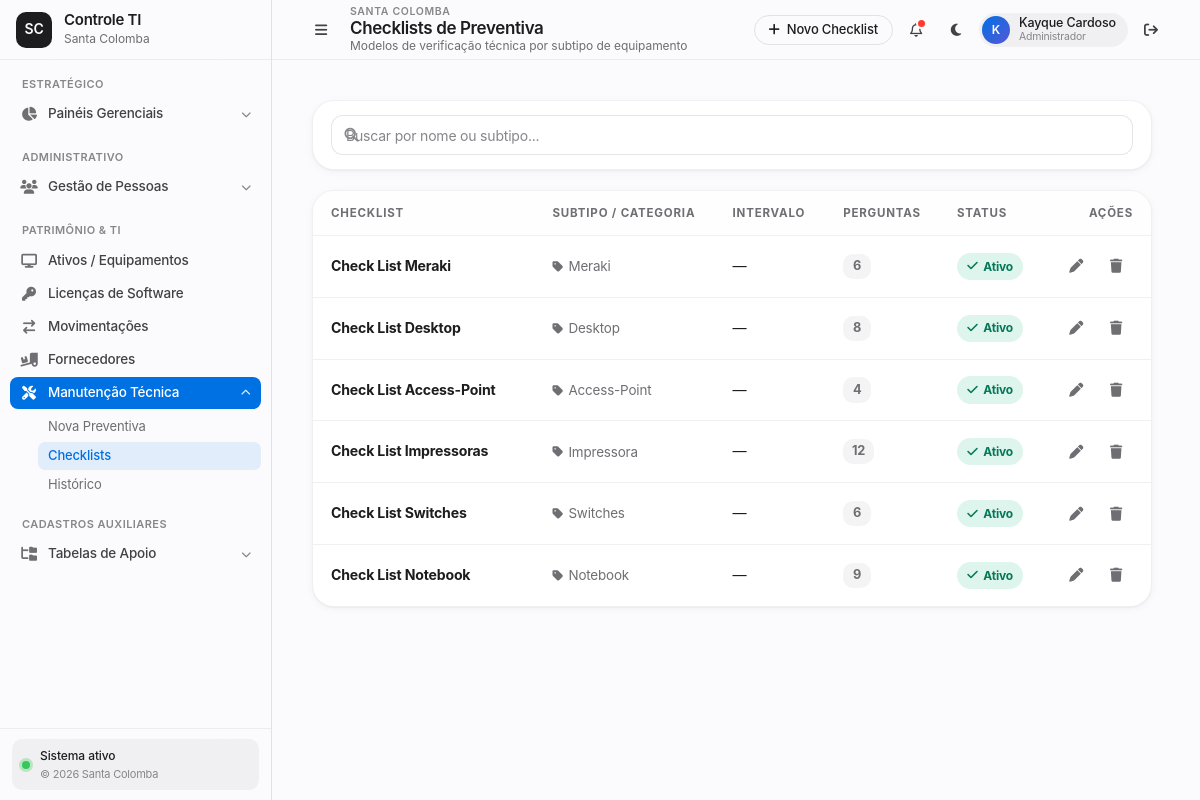
The app's page /preventiva/checklists/ (signed in) with its own data.
### ProjetoEstoque/models.py (models this page shows, shortened)
class AuditModel(models.Model):
    criado_por = models.ForeignKey(User, related_name="%(class)s_criador", on_delete=models.SET_NULL, null=True, blank=True)
    atualizado_por = models.ForeignKey(User, related_name="%(class)s_atualizador", on_delete=models.SET_NULL, null=True, blank=True)
    created_at = models.DateTimeField(auto_now_add=True)
    updated_at = models.DateTimeField(auto_now=True)
    class Meta:
        abstract = True

class CheckListModelo(AuditModel):
    nome = models.CharField(max_length=120)
    ativo = models.CharField(max_length=3, choices=SimNaoChoices.choices, default=SimNaoChoices.SIM)
    subtipo = models.ForeignKey(Subtipo, on_delete=models.SET_NULL, null=True, blank=True,
                                help_text="Opcional: restringe este checklist a um subtipo de item.")
    intervalo_dias = models.PositiveIntegerField(default=0, help_text="Periodicidade padrão (dias). 0 = sem programação.")
    class Meta:
        ordering = ["nome"]
        verbose_name = "Modelo de Checklist"
        verbose_name_plural = "Modelos de Checklist"

class Subtipo(AuditModel):
    nome = models.CharField(max_length=100)
    alocado = models.CharField(max_length=3, choices=SimNaoChoices.choices)
    categoria = models.ForeignKey(Categoria, on_delete=models.CASCADE)

### ProjetoEstoque/views/preventivas.py (the view)
# urls.py: path("preventiva/checklists/", views.checklist_list, name="checklist_list"),
@login_required
def checklist_list(request):
    q = (request.GET.get("q") or "").strip()
    qs = (
        CheckListModelo.objects
        .select_related("subtipo", "subtipo__categoria")
        .annotate(perguntas_count=Count("perguntas"))
        .order_by("-created_at", "nome")
    )
    if q:
        qs = qs.filter(
            Q(nome__icontains=q)
            | Q(subtipo__nome__icontains=q)
            | Q(subtipo__categoria__nome__icontains=q)
        )
    paginator = Paginator(qs, 12)
    page_obj = paginator.get_page(request.GET.get("page"))
    context = {
        "page_obj": page_obj,
        "q": q,
        "total": qs.count(),
    }
    return render(request, "front/preventivas/checklist_list.html", context)

### ProjetoEstoque/templates/front/preventivas/checklist_list.html (shortened to what this page needs)
{% extends 'base.html' %}
{% block page_title %}Checklists de Preventiva{% endblock %}
{% block page_subtitle %}Modelos de verificação técnica por subtipo de equipamento{% endblock %}
{% block header_actions %}
  <a href="{% url 'checklist_create' %}" class="btn btn-sm btn-primary">
    <i class="fa fa-plus" aria-hidden="true"></i> Novo Checklist
  </a>
{% endblock %}
{% block content %}
<div class="cl-list-page">
  <div class="cl-toolbar">
    <form id="searchForm" method="get" class="cl-search-wrap" autocomplete="off">
      <input id="q-input" type="text" name="q" class="cl-search-input"
             placeholder="Buscar por nome ou subtipo..." value="{{ q|default:'' }}">
    </form>
  </div>
  <div class="cl-table-card">
    <div class="cl-table-wrap">
      <table class="cl-table">
        <thead>
          <tr>
            <th style="width:35%">Checklist</th>
            <th style="width:22%">Subtipo / Categoria</th>
            <th style="width:14%">Intervalo</th>
            <th style="width:10%">Perguntas</th>
            <th style="width:10%">Status</th>
            <th style="width:9%;text-align:right">Ações</th>
          </tr>
        </thead>
        <tbody>
          {% for c in page_obj %}
            <tr>
              <td>
                <strong>{{ c.nome }}</strong>
              </td>
              <td>
                {% if c.subtipo %}
                  <span class="cl-subtipo">
                    <i class="fa fa-tag" aria-hidden="true" style="font-size:.75rem;"></i>
                    {{ c.subtipo.nome }}
                  </span>
                {% else %}
                  <span style="color:var(--separator-strong,rgba(0,0,0,.18))">—</span>
                {% endif %}
              </td>
              <td>{{ c.intervalo_dias|default:"—" }}{% if c.intervalo_dias %} dias{% endif %}</td>
              <td><span class="cl-count-pill">{{ c.perguntas_count }}</span></td>
              <td>
                {% if c.ativo %}
                  <span class="cl-badge cl-badge-active"><i class="fa fa-check" aria-hidden="true"></i> Ativo</span>
                {% else %}
                  <span class="cl-badge cl-badge-inactive">Inativo</span>
                {% endif %}
              </td>
              <td>
                <div class="cl-action-group">
                  <a href="{% url 'checklist_form' c.pk %}" class="cl-icon-btn" title="Editar" aria-label="Editar {{ c.nome }}">
                    <i class="fa fa-pen" aria-hidden="true"></i>
                  </a>
                  <button type="button" class="cl-icon-btn danger" title="Excluir"
                          aria-label="Excluir {{ c.nome }}"
                          onclick="clOpenDeleteModal('{{ c.pk }}', '{{ c.nome|escapejs }}')">
                    <i class="fa fa-trash" aria-hidden="true"></i>
                  </button>
                </div>
              </td>
            </tr>
          {% endfor %}
        </tbody>
      </table>
    </div>
  </div>
</div>
{% endblock %}

### ProjetoEstoque/templates/base.html (shortened to what this page needs)
{% load static %}
<!DOCTYPE html>
<html lang="pt-br">
<head>
  <link rel="stylesheet" href="https://cdnjs.cloudflare.com/ajax/libs/font-awesome/6.5.2/css/all.min.css">
</head>
<body class="theme-light">
  <div class="app-shell" id="appShell">
    <aside class="sidebar" id="sidebar" aria-label="Menu lateral principal">
      <div class="sidebar-brand">
        <a href="{% url 'dashboard' %}" class="brand-mark" aria-label="Ir para o dashboard">
          <span class="brand-fallback" style="display: none;">SC</span>
        </a>
        <div class="brand-copy">
          <span class="brand-title">Controle TI</span>
          <span class="brand-subtitle">Santa Colomba</span>
        </div>
      </div>
      <nav class="sidebar-nav" aria-label="Navegação do sistema">
        <section class="nav-section" aria-labelledby="nav-estrategico">
          <div class="nav-label" id="nav-estrategico">Estratégico</div>
          <div class="nav-group">
            <button
              type="button"
              class="nav-button "
              data-submenu-target="sub-dash"
              aria-expanded="false"
              aria-controls="sub-dash"
              title="Painéis gerenciais">
              <i class="fa-solid fa-chart-pie nav-icon" aria-hidden="true"></i>
              <span class="nav-text">Painéis Gerenciais</span>
              <i class="fa-solid fa-chevron-down nav-arrow" aria-hidden="true"></i>
            </button>
            <div class="submenu" id="sub-dash">
              <div class="submenu-inner">
                <a href="{% url 'alertas_dashboard' %}" class="sub-link {% if request.resolver_match.url_name == 'alertas_dashboard' %}is-active{% endif %}">Alertas</a>
              </div>
            </div>
          </div>
        </section>
        <section class="nav-section" aria-labelledby="nav-administrativo">
          <div class="nav-label" id="nav-administrativo">Administrativo</div>
          <div class="nav-group">
            <button
              type="button"
              class="nav-button {% if 'usuario' in request.resolver_match.url_name or 'centrocusto' in request.resolver_match.url_name %}is-active{% endif %}"
              data-submenu-target="sub-pessoas"
              aria-expanded="false"
              aria-controls="sub-pessoas"
              title="Gestão de pessoas">
              <i class="fa-solid fa-users nav-icon" aria-hidden="true"></i>
              <span class="nav-text">Gestão de Pessoas</span>
              <i class="fa-solid fa-chevron-down nav-arrow" aria-hidden="true"></i>
            </button>
            <div class="submenu" id="sub-pessoas">
              <div class="submenu-inner">
                <a href="{% url 'usuario_list' %}" class="sub-link {% if 'usuario' in request.resolver_match.url_name and 'hierarquia' not in request.resolver_match.url_name %}is-active{% endif %}">Colaboradores</a>
              </div>
            </div>
          </div>
        </section>
        <section class="nav-section" aria-labelledby="nav-patrimonio">
          <div class="nav-label" id="nav-patrimonio">Patrimônio & TI</div>
          <a href="{% url 'equipamentos_list' %}" class="nav-item {% if 'equipamento' in request.resolver_match.url_name %}is-active{% endif %}" title="Ativos e equipamentos">
            <i class="fa-solid fa-display nav-icon" aria-hidden="true"></i>
            <span class="nav-text">Ativos / Equipamentos</span>
          </a>
          <a href="{% url 'licenca_list' %}" class="nav-item {% if 'licenca_' in request.resolver_match.url_name and 'dashboard' not in request.resolver_match.url_name %}is-active{% endif %}" title="Licenças de software">
            <i class="fa-solid fa-key nav-icon" aria-hidden="true"></i>
            <span class="nav-text">Licenças de Software</span>
          </a>
          <a href="{% url 'movimentacao_list' %}" class="nav-item {% if 'movimentacao' in request.resolver_match.url_name %}is-active{% endif %}" title="Movimentações">
            <i class="fa-solid fa-arrow-right-arrow-left nav-icon" aria-hidden="true"></i>
            <span class="nav-text">Movimentações</span>
          </a>
          <a href="{% url 'fornecedor_list' %}" class="nav-item {% if 'fornecedor' in request.resolver_match.url_name %}is-active{% endif %}" title="Fornecedores">
            <i class="fa-solid fa-truck-ramp-box nav-icon" aria-hidden="true"></i>
            <span class="nav-text">Fornecedores</span>
          </a>
          <div class="nav-group">
            <button
              type="button"
              class="nav-button {% if 'preventiva' in request.resolver_match.url_name and 'dashboard' not in request.resolver_match.url_name or request.resolver_match.url_name == 'checklist_list' %}is-active{% endif %}"
              data-submenu-target="sub-manutencao"
              aria-expanded="false"
              aria-controls="sub-manutencao"
              title="Manutenção técnica">
              <i class="fa-solid fa-screwdriver-wrench nav-icon" aria-hidden="true"></i>
              <span class="nav-text">Manutenção Técnica</span>
              <i class="fa-solid fa-chevron-down nav-arrow" aria-hidden="true"></i>
            </button>
            <div class="submenu" id="sub-manutencao">
              <div class="submenu-inner">
                <a href="{% url 'preventiva_start' %}" class="sub-link {% if request.resolver_match.url_name == 'preventiva_start' %}is-active{% endif %}">Nova Preventiva</a>
                <a href="{% url 'checklist_list' %}" class="sub-link {% if request.resolver_match.url_name == 'checklist_list' %}is-active{% endif %}">Checklists</a>
                <a href="{% url 'preventiva_list' %}" class="sub-link {% if request.resolver_match.url_name == 'preventiva_list' %}is-active{% endif %}">Histórico</a>
              </div>
            </div>
          </div>
        </section>
        <section class="nav-section" aria-labelledby="nav-cadastros">
          <div class="nav-label" id="nav-cadastros">Cadastros Auxiliares</div>
          <div class="nav-group">
            <button
              type="button"
              class="nav-button {% if 'subtipo' in request.resolver_match.url_name or 'localidade' in request.resolver_match.url_name or 'funcoes' in request.resolver_match.url_name %}is-active{% endif %}"
              data-submenu-target="sub-cadastros"
              aria-expanded="false"
              aria-controls="sub-cadastros"
              title="Tabelas de apoio">
              <i class="fa-solid fa-folder-tree nav-icon" aria-hidden="true"></i>
              <span class="nav-text">Tabelas de Apoio</span>
              <i class="fa-solid fa-chevron-down nav-arrow" aria-hidden="true"></i>
            </button>
            <div class="submenu" id="sub-cadastros">
              <div class="submenu-inner">
                <a href="{% url 'subtipo_list' %}" class="sub-link {% if request.resolver_match.url_name == 'subtipo_list' %}is-active{% endif %}">Tipos de Item</a>
              </div>
            </div>
          </div>
        </section>
      </nav>
      <div class="sidebar-footer">
        <div class="system-status" title="Sistema operacional">
          <span class="status-dot" aria-hidden="true"></span>
          <div class="status-copy">
            <span class="status-title">Sistema ativo</span>
            <span class="status-subtitle">© {% now "Y" %} Santa Colomba</span>
          </div>
        </div>
      </div>
    </aside>
    <main class="main-shell">
      <header class="topbar">
        <div class="topbar-left">
          <button
            type="button"
            class="sidebar-toggle"
            id="sidebarToggle"
            aria-label="Abrir ou recolher menu lateral"
            aria-controls="sidebar"
            aria-expanded="false">
            <i class="fa-solid fa-bars" aria-hidden="true"></i>
          </button>
          <div class="topbar-title-group">
            <span class="eyebrow">Santa Colomba</span>
            <h1 class="topbar-title">{% block page_title %}Sistema de Controle{% endblock %}</h1>
            <span class="topbar-subtitle">{% block page_subtitle %}Ativos, licenças, movimentações e manutenção{% endblock %}</span>
          </div>
        </div>
        <div class="topbar-actions">
          <div class="quick-actions">
            {% block header_actions %}{% endblock %}
          </div>
          <button type="button" class="icon-button" id="notificationButton" aria-label="Notificações" title="Notificações">
            <i class="fa-regular fa-bell" aria-hidden="true"></i>
            <span class="badge-dot" aria-hidden="true"></span>
          </button>
          <button type="button" class="icon-button" id="themeToggle" aria-label="Alternar entre modo claro e escuro" title="Alternar tema">
            <i class="fa-solid fa-moon" id="themeIcon" aria-hidden="true"></i>
          </button>
          <div class="profile-chip" title="Usuário logado">
            <div class="profile-avatar" aria-hidden="true">
              {{ user.username|default:"U"|slice:":1"|upper }}
            </div>
            <div class="profile-copy">
              <span class="profile-name">{{ user.first_name|default:user.username }}</span>
              <span class="profile-role">Administrador</span>
            </div>
          </div>
          <form method="post" action="{% url 'logout' %}" style="margin:0;padding:0;">
            <button type="submit" class="logout-button" title="Sair do sistema" aria-label="Sair do sistema">
              <i class="fa-solid fa-arrow-right-from-bracket" aria-hidden="true"></i>
            </button>
          </form>
        </div>
      </header>
      <div class="main-scroll" id="mainContent" tabindex="-1">
        <div class="main-container">
          {% block content %}{% endblock %}
        </div>
      </div>
    </main>
  </div>
</body>
</html>

### records on screen
CheckListModelo: nome "Check List Meraki", subtipo.nome "Meraki", intervalo_dias "—", perguntas_count "6", ativo "Ativo"
CheckListModelo: nome "Check List Desktop", subtipo.nome "Desktop", intervalo_dias "—", perguntas_count "8", ativo "Ativo"
CheckListModelo: nome "Check List Access-Point", subtipo.nome "Access-Point", intervalo_dias "—", perguntas_count "4", ativo "Ativo"
CheckListModelo: nome "Check List Impressoras", subtipo.nome "Impressora", intervalo_dias "—", perguntas_count "12", ativo "Ativo"
CheckListModelo: nome "Check List Switches", subtipo.nome "Switches", intervalo_dias "—", perguntas_count "6", ativo "Ativo"
CheckListModelo: nome "Check List Notebook", subtipo.nome "Notebook", intervalo_dias "—", perguntas_count "9", ativo "Ativo"

### other values on screen
{{ user.username|default:"U"|slice:":1"|upper }} "K"
{{ user.first_name|default:user.username }} "Kayque Cardoso"
